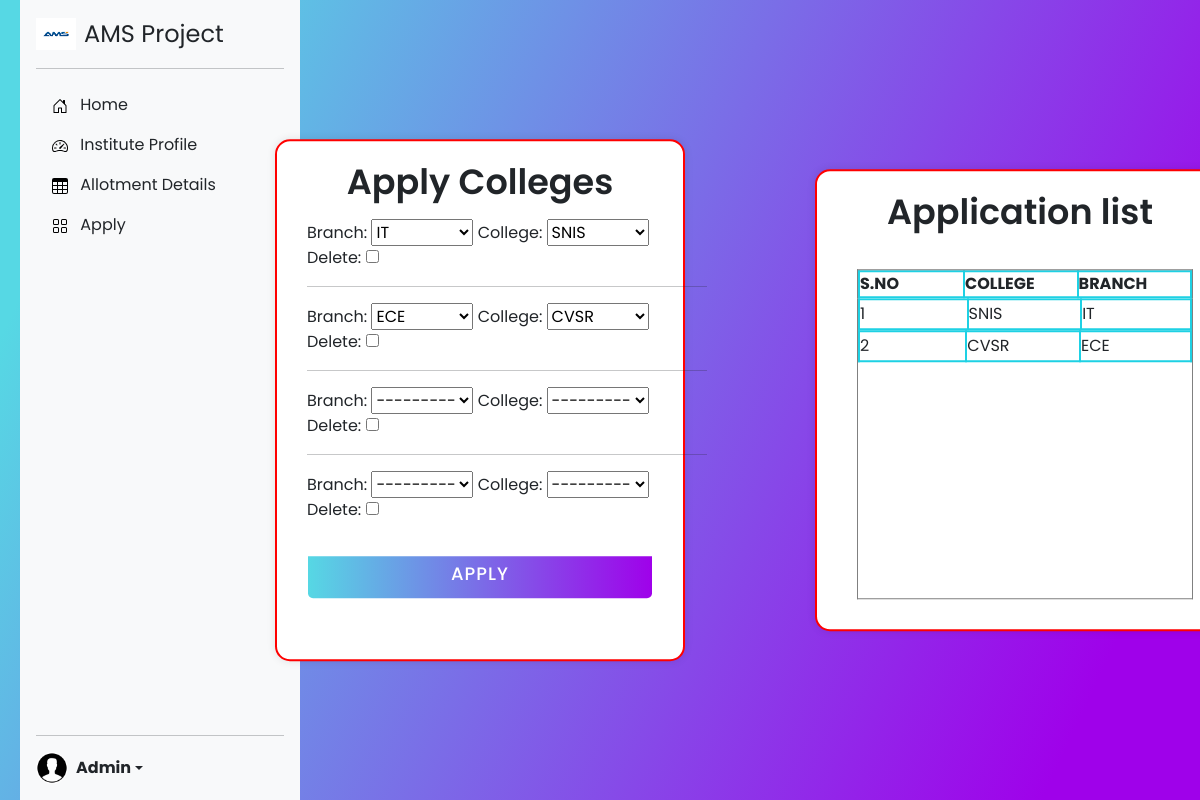
Page /apply/14/ (signed in) on the committed database.
### app/models.py (models this page shows, shortened)
class Apply(models.Model):
    student=models.ForeignKey(Students,on_delete=models.CASCADE)
    college=models.ForeignKey(Institution,on_delete=models.CASCADE)
    branch=models.CharField(choices=b,max_length=10,null=True)

class Institution(models.Model):
    code=models.CharField(max_length=6)
    name=models.CharField(max_length=50)
    address=models.CharField(max_length=150)
    contact=models.CharField(max_length=10)
    email=models.EmailField()
    website=models.URLField()
    cse=models.IntegerField()
    it=models.IntegerField()
    ece=models.IntegerField()
    eee=models.IntegerField()
    civ=models.IntegerField()
    mec=models.IntegerField()
    fee=models.IntegerField()
    def __str__(self):
        return self.code

### app/views.py (the view)
# urls.py: path('apply/<int:id>/',apply,name='apply/'),
def apply(request,id):
    form=inlineformset_factory(Students,Apply,fields=('branch','college'),can_delete=True,extra=3)
    s=Students.objects.get(id=id)
    app=s.apply_set.all()
    formset=form(queryset=Apply.objects.filter(student_id=id),instance=s)
    if request.method=="POST":
        formset=form(request.POST,instance=s)
        if formset.is_valid():
            formset.save()
            return redirect(f'/apply/{id}')
    return render(request,"apply.html",{'form':formset,'apply':app})

### templates/apply.html (shortened to what this page needs)
{%extends 'index.html'%}
{%block nav%}
<!DOCTYPE html>
<html lang="en" dir="ltr">
    <head>
        <link rel="stylesheet" href="style.css" />
    </head>
    <body>
        <div >
            <div class="ff">
                <div class="center">
                    <div class="container ">
                        <div class="text">Apply Colleges</div>
                        <form method="post">
                            <div class="apply">
                            {%for field in form%}
                            <label >{{field}}</label><br>
                            <hr>
                        {%endfor%}
                            </div>
                        <div class="btn">
                            <div class="inner"></div>
                            <button type="submit">Apply</button>
                        </div>
                        </form>
                    </div>
                </div>
            </div>
            <div class="tab">
                <div class="center">
                    <div class="contain ">
                        <div class="text">Application list</div>
                        <table border="1">
                            <thead>
                                <tr>
                                    <th>S.NO</th>
                                    <th>COLLEGE</th>
                                    <th>BRANCH</th>
                                </tr>
                            </thead>
                            <tbody >
                                {%for i in apply%}
                                <tr>
                                    <td>{{forloop.counter}}</td>
                                    <td>{{i.college}}</td>
                                    <td>{{i.branch}}</td>
                                </tr>
                                {%endfor%}
                            </tbody>
                            </div>
                    </div>
                </div>
            </div>
    </body>
</html>
{%endblock%}

### templates/index.html (shortened to what this page needs)
{%load static%}
<!doctype html>
<html lang="en">
  <head>
  <link href="{%static 'css/bootstrap.min.css'%}" rel="stylesheet">
    <link href="{%static 'css/sidebars.css'%}" rel="stylesheet">
  </head>
  <body>
<main class="d-flex flex-nowrap">
  <div class="d-flex flex-column flex-shrink-0 p-3 bg-light" style="width: 280px;">
      <a href="/" class="d-flex align-items-center mb-3 mb-md-0 me-md-auto link-dark text-decoration-none">
        <img  class="bi pe-none me-2" width="40" height="32" src="{%static 'ams.png'%}" alt="" srcset="">
        <span class="fs-4">AMS Project</span>
      </a>
    <hr>
    <ul class="nav nav-pills flex-column mb-auto">
      <li class="nav-item">
        <a href="/" class="nav-link  link-dark nn" aria-current="page">
          <svg class="bi pe-none me-2" width="16" height="16"><use xlink:href="#home"/></svg>
          Home
        </a>
      </li>
      <li>
        <a href="/institutions" class="nav-link link-dark nn ">
          <svg class="bi pe-none me-2" width="16" height="16"><use xlink:href="#speedometer2"/></svg>
          Institute Profile
        </a>
      </li>
      <li>
        <a href="/allotments" class="nav-link link-dark nn" >
          <svg class="bi pe-none me-2" width="16" height="16"><use xlink:href="#table"/></svg>
          Allotment Details
        </a>
      </li>
      {%if request.user.is_authenticated%}
      <li>
        <a href="/student/{{user.id}}" class="nav-link link-dark nn">
          <svg class="bi pe-none me-2" width="16" height="16"><use xlink:href="#grid"/></svg>
          Apply
        </a>
      </li>
      {%endif%}
    </ul>
    <hr/>
    {%if request.user.is_authenticated%}
    <div class="dropdown">
      <a href="#" class="d-flex align-items-center link-dark text-decoration-none dropdown-toggle" data-bs-toggle="dropdown" aria-expanded="false">
        <img src="{%static 'profile.jpg'%}" alt="" width="32" height="32" class="rounded-circle me-2">
        <strong>{{user.username}}</strong>
      </a>
    </div>
  </div>
   {%else%}
  <div>
  </div>
</div>
  {%endif%}
{%block nav%}{%endblock%}
</main>
  </body>
</html>

### static/css/sidebars.css (style rules this page uses)
body { min-height: 100vh; min-height: -webkit-fill-available; }
html { height: -webkit-fill-available; }
main { height: 100vh; height: -webkit-fill-available; max-height: 100vh; overflow-x: auto; overflow-y: hidden; }
.dropdown-toggle { outline: 0; }

### static/css/style.css (style rules this page uses)
td { width: 150px; height: 30px; }

### templates/index.html (style rules this page uses)
* { margin: 0; padding: 0; outline: none; box-sizing: border-box; font-family: "Poppins", sans-serif; }
body { height: 100vh; width: 100%; background: linear-gradient(115deg, #56d8e4 10%, #9f01ea 90%); }
main { margin-left:20px; }

### templates/apply.html (style rules this page uses)
* { margin: 0; padding: 0; outline: none; box-sizing: border-box; font-family: "Poppins", sans-serif; }
.text { margin-bottom: 25px; }
body { height: 100vh; width: 100%; background: linear-gradient(115deg, #56d8e4 10%, #9f01ea 90%); }
.show-btn, .container { position: absolute; top: 50%; left: 50%; transform: translate(-50%, -50%); }
.contain { position: absolute; top: 50%; left: 50%; transform: translate(-50%, -50%); margin-left: 420px; background: #fff; width: 410px; border-width: 2px ; border-color: red; border-style: double; border-radius: 15px; padding: 30px; box-shadow: 0 0 8px rgba(0, 0, 0, 0.1); }
.container { margin-left: -120px; background: #fff; width: 410px; padding: 30px; border-width: 2px ; border-color: red; border-style: double; border-radius: 15px; box-shadow: 0 0 8px rgba(0, 0, 0, 0.1); }
th,td { width:130px; border-width: 2px ; border-color: rgb(30, 209, 228); border-style: solid; border-radius: 15px; }
table { margin-left: 10px; }
.text { margin-top:-15px; margin-bottom: 30px; font-size: 35px; font-weight: 600; text-align: center; }
.container form { margin-top: -20px; }
form .btn { margin: 30px 0; height: 50px; width: 100%; position: relative; overflow: hidden; }
form .btn .inner { height: 100%; width: 300%; position: absolute; left: -100%; z-index: -1; background: -webkit-linear-gradient( right, #56d8e4, #9f01ea, #56d8e4, #9f01ea ); transition: all 0.4s; }
form .btn button { height: 100%; width: 100%; background: none; border: none; color: #fff; font-size: 18px; font-weight: 500; text-transform: uppercase; letter-spacing: 1px; cursor: pointer; }
.ff { margin-left: -1150px; }
.tab { margin-left: 1000px; }
.apply { display: block; height: 300px; width: 400px; overflow-y: auto; float: left; }
tbody { display: block; height: 300px; overflow-y: auto; float: left; }
tr { display: block; }

### rows in the picture
Apply: college "SNIS", branch "IT"
Apply: college "CVSR", branch "ECE"

### other values in the picture
{{ user.username }} "Admin"
